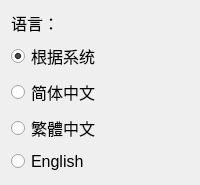
          <widget class="QFrame" name="frame_3">
           <property name="font">
            <font>
             <pointsize>12</pointsize>
            </font>
           </property>
           <property name="styleSheet">
            <string notr="true"/>
           </property>
           <layout class="QVBoxLayout" name="verticalLayout_6">
            <item>
             <widget class="QLabel" name="label_lang">
              <property name="font">
               <font>
                <pointsize>12</pointsize>
               </font>
              </property>
              <property name="text">
               <string>语言：</string>
              </property>
             </widget>
            </item>
            <item>
             <widget class="QRadioButton" name="languageButton0">
              <property name="text">
               <string>根据系统</string>
              </property>
              <property name="checked">
               <bool>true</bool>
              </property>
              <attribute name="buttonGroup">
               <string notr="true">languageGroup</string>
              </attribute>
             </widget>
            </item>
            <item>
             <widget class="QRadioButton" name="languageButton1">
              <property name="text">
               <string>简体中文</string>
              </property>
              <attribute name="buttonGroup">
               <string notr="true">languageGroup</string>
              </attribute>
             </widget>
            </item>
            <item>
             <widget class="QRadioButton" name="languageButton2">
              <property name="text">
               <string>繁體中文</string>
              </property>
              <attribute name="buttonGroup">
               <string notr="true">languageGroup</string>
              </attribute>
             </widget>
            </item>
            <item>
             <widget class="QRadioButton" name="languageButton3">
              <property name="text">
               <string>English</string>
              </property>
              <attribute name="buttonGroup">
               <string notr="true">languageGroup</string>
              </attribute>
             </widget>
            </item>
           </layout>
          </widget>
